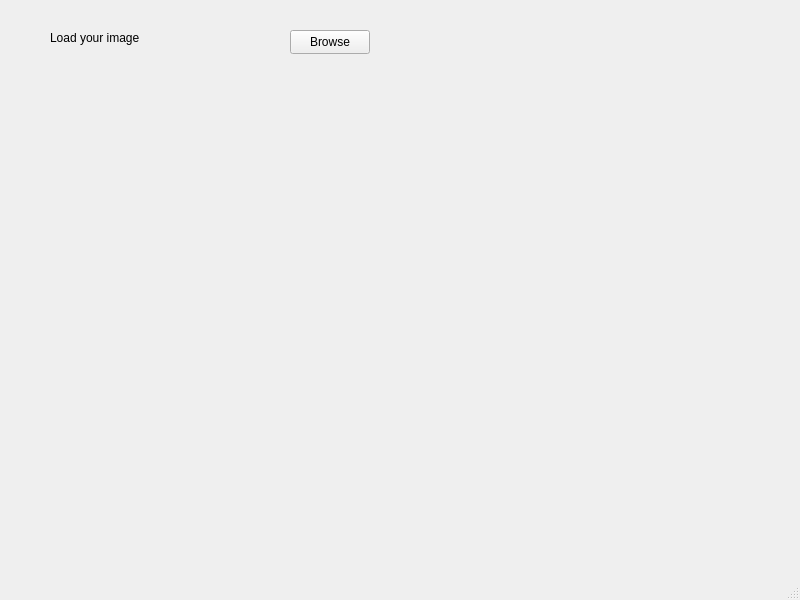
<?xml version="1.0" encoding="UTF-8"?>
<ui version="4.0">
 <class>MainWindow</class>
 <widget class="QMainWindow" name="MainWindow">
  <property name="geometry">
   <rect>
    <x>0</x>
    <y>0</y>
    <width>800</width>
    <height>600</height>
   </rect>
  </property>
  <property name="windowTitle">
   <string>MainWindow</string>
  </property>
  <widget class="QWidget" name="centralwidget">
   <widget class="QPushButton" name="pushButton">
    <property name="geometry">
     <rect>
      <x>290</x>
      <y>30</y>
      <width>80</width>
      <height>24</height>
     </rect>
    </property>
    <property name="text">
     <string>Browse</string>
    </property>
   </widget>
   <widget class="QLabel" name="label">
    <property name="geometry">
     <rect>
      <x>50</x>
      <y>30</y>
      <width>111</width>
      <height>16</height>
     </rect>
    </property>
    <property name="text">
     <string>Load your image</string>
    </property>
   </widget>
   <widget class="QLabel" name="label_2">
    <property name="geometry">
     <rect>
      <x>40</x>
      <y>120</y>
      <width>491</width>
      <height>351</height>
     </rect>
    </property>
    <property name="text">
     <string/>
    </property>
   </widget>
  </widget>
  <widget class="QMenuBar" name="menubar">
   <property name="geometry">
    <rect>
     <x>0</x>
     <y>0</y>
     <width>800</width>
     <height>21</height>
    </rect>
   </property>
  </widget>
  <widget class="QStatusBar" name="statusbar"/>
 </widget>
 <resources/>
 <connections/>
</ui>
